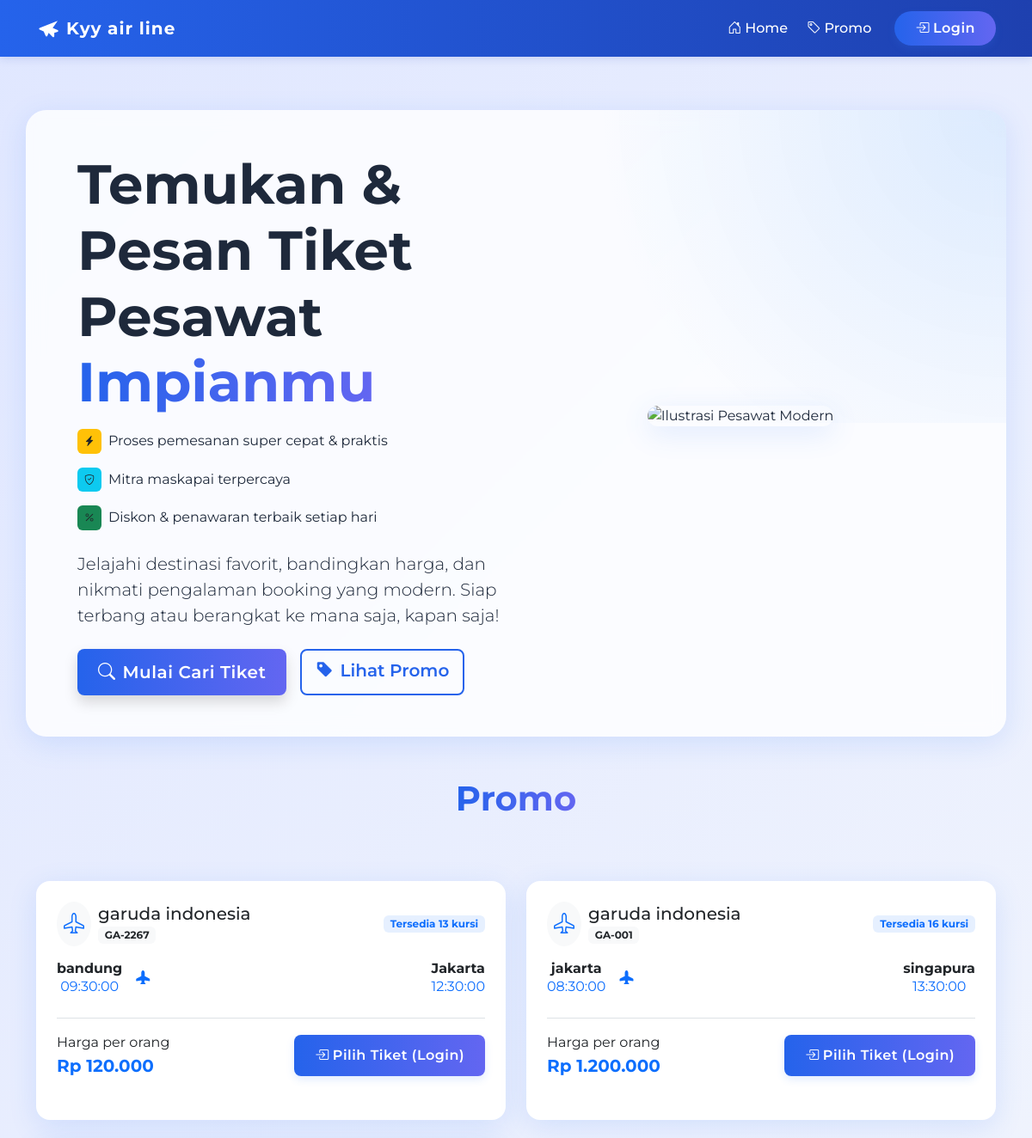
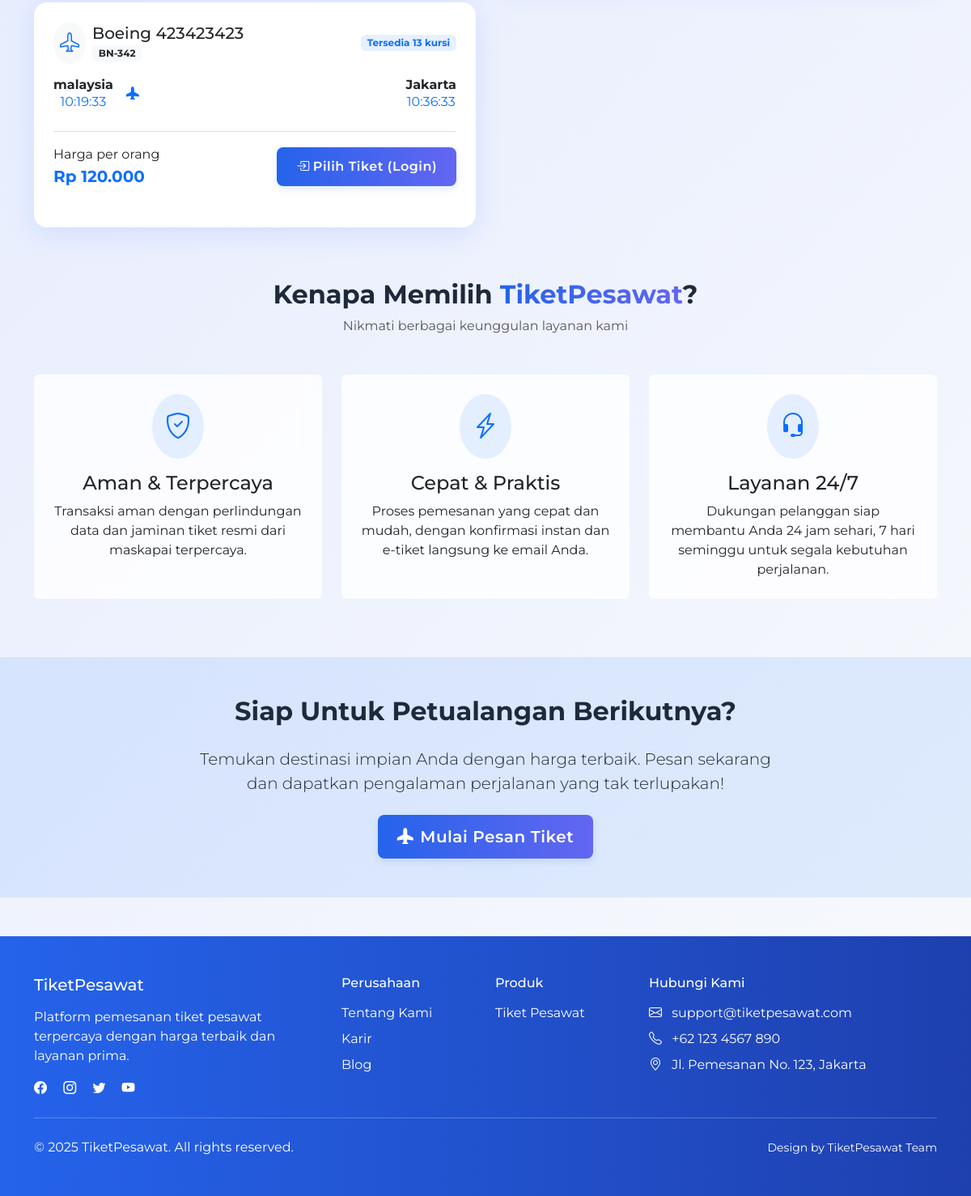
The page / on the database its author committed (2 pictures, top to bottom).
### tables this page shows
CREATE TABLE `pesawat` (
  `id` int NOT NULL,
  `nama` varchar(50) NOT NULL,
  `no_penerbangan` varchar(50) NOT NULL,
  `asal` varchar(50) NOT NULL,
  `tujuan` varchar(50) NOT NULL,
  `waktu_berangkat` time DEFAULT NULL,
  `harga` decimal(12,2) NOT NULL,
  `created_at` timestamp NOT NULL DEFAULT CURRENT_TIMESTAMP,
  `updated_at` timestamp NOT NULL DEFAULT CURRENT_TIMESTAMP,
  `waktu_tiba` time DEFAULT NULL,
  `kursi_tersedia` int NOT NULL
);

### index.php (the view, shortened to what this page needs)
<?php
include "./koneksi.php";
$query = "SELECT * FROM pesawat ORDER BY created_at DESC LIMIT 4";
$result_pesawat = $mysql->query($query)->fetch_all(MYSQLI_ASSOC);
?>
<!DOCTYPE html>
<html lang="id">
<head>
    <link href="https://cdn.jsdelivr.net/npm/bootstrap@5.3.3/dist/css/bootstrap.min.css" rel="stylesheet">
    <link rel="stylesheet" href="https://cdn.jsdelivr.net/npm/bootstrap-icons@1.11.1/font/bootstrap-icons.css">
    <link rel="stylesheet" href="./assets/css/style.css">
    <link rel="stylesheet" href="https://cdnjs.cloudflare.com/ajax/libs/animate.css/4.1.1/animate.min.css" />
</head>
<body>
    <?php
    include "navbar.php";
    ?>
    <section class="hero-section pt-5 mt-5">
        <div class="container">
            <div class="row align-items-center hero-bg p-4 p-md-5">
                <div class="col-lg-6 mb-4 mb-lg-0">
                    <h1 class="display-3 fw-bold mb-3 animate__animated animate__fadeInLeft" style="line-height:1.2;">Temukan & Pesan Tiket Pesawat <span class="text-primary-gradient">Impianmu</span></h1>
                    <ul class="list-unstyled mb-4 animate__animated animate__fadeInLeft animate__delay-1s">
                        <li class="mb-3 d-flex align-items-center">
                            <span class="badge bg-warning text-dark me-2 p-2"><i class="bi bi-lightning-charge-fill"></i></span>
                            <span>Proses pemesanan super cepat & praktis</span>
                        </li>
                        <li class="mb-3 d-flex align-items-center">
                            <span class="badge bg-info text-dark me-2 p-2"><i class="bi bi-shield-check"></i></span>
                            <span>Mitra maskapai terpercaya</span>
                        </li>
                        <li class="mb-3 d-flex align-items-center">
                            <span class="badge bg-success text-dark me-2 p-2"><i class="bi bi-percent"></i></span>
                            <span>Diskon & penawaran terbaik setiap hari</span>
                        </li>
                    </ul>
                    <p class="lead mb-4 animate__animated animate__fadeInLeft animate__delay-2s">Jelajahi destinasi favorit, bandingkan harga, dan nikmati pengalaman booking yang modern. Siap terbang atau berangkat ke mana saja, kapan saja!</p>
                    <div class="d-flex flex-wrap gap-3 animate__animated animate__fadeInUp animate__delay-3s">
                        <a href="./pencarian.php" class="btn btn-primary btn-lg shadow">
                            <i class="bi bi-search me-2"></i>Mulai Cari Tiket
                        </a>
                        <a href="#promo" class="btn btn-outline-primary btn-lg">
                            <i class="bi bi-tag-fill me-2"></i>Lihat Promo
                        </a>
                    </div>
                </div>
                <div class="col-lg-6 text-center">
                    <img src="https://images.unsplash.com/photo-1464037866556-6812c9d1c72e?auto=format&fit=crop&w=600&q=80" alt="Ilustrasi Pesawat Modern" class="img-fluid hero-img mb-3">
                </div>
            </div>
        </div>
    </section>
    <section class="container">
        <div class="search-results">
            <div class="d-flex justify-content-between align-items-center mb-4">
                <h3 class="fw-bold mb-5 mt-5 text-center" style="width: 100%; font-size: 40px;"><span class="text-primary-gradient" id="promo">Promo</span></h3>
            </div>
            <div class="row g-4" data-animate="animate-fade-in">
                <?php
                foreach ($result_pesawat as $pesawat) {
                    $rupiah = "Rp " . number_format($pesawat["harga"], 0, ",", ".");
                ?>
                    <div class="col-md-6" data-animate="animate-fade-in">
                        <div class="result-card card h-100">
                            <div class="card-body p-4">
                                <div class="d-flex justify-content-between align-items-center mb-3">
                                    <div class="d-flex align-items-center">
                                        <div class="airline-logo me-2 rounded-circle bg-light p-2">
                                            <i class="bi bi-airplane text-primary" style="font-size: 1.5rem;"></i>
                                        </div>
                                        <div>
                                            <h5 class="card-title mb-0"><?= $pesawat["nama"] ?></h5>
                                            <span class="badge bg-light text-dark"><?= $pesawat["no_penerbangan"] ?></span>
                                        </div>
                                    </div>
                                    <span class="badge bg-primary bg-opacity-10 text-primary"><?= "Tersedia " . $pesawat["kursi_tersedia"] . " kursi" ?? 'Tidak ada kursi tersedia' ?></span>
                                </div>
                                <div class="flight-route d-flex justify-content-between align-items-center mb-4 position-relative">
                                    <div class="text-center">
                                        <h6 class="fw-bold mb-0"><?= $pesawat["asal"] ?></h6>
                                        <p class="mb-0 text-primary"><?= $pesawat["waktu_berangkat"] ?></p>
                                    </div>
                                    <div class="flight-line position-relative flex-grow-1 mx-3">
                                        <div class="flight-icon">
                                            <i class="bi bi-airplane-fill text-primary"></i>
                                        </div>
                                    </div>
                                    <div class="text-center">
                                        <h6 class="fw-bold mb-0"><?= $pesawat["tujuan"] ?></h6>
                                        <p class="mb-0 text-primary"><?= $pesawat["waktu_tiba"] ?></p>
                                    </div>
                                </div>
                                <div class="d-flex justify-content-between align-items-center mt-3 pt-3 border-top">
                                    <div>
                                        <p class="mb-0">Harga per orang</p>
                                        <p class="card-text fw-bold text-primary mb-0 fs-5"><?= $rupiah ?></p>
                                    </div>
                                    <?php
                                    $isBooking = [];
                                    if (!empty($isBooking)) {
                                    ?>
                                        <button class="btn btn-primary" disabled>
                                            <i class="bi bi-x-circle me-1"></i><?= ucfirst($isBooking[0]["status"]) ?>
                                        </button>
                                    <?php
                                    } elseif ($is_logged_in) {
                                    ?>
                                        <a href="./konfirmasi.php?pesawat=<?= $pesawat["id"] ?>" class="btn btn-primary">
                                            <i class="bi bi-check-circle me-1"></i>Pilih Tiket
                                        </a>
                                    <?php
                                    } else {
                                    ?>
                                        <a href="./login.php" class="btn btn-primary">
                                            <i class="bi bi-box-arrow-in-right me-1"></i>Pilih Tiket (Login)
                                        </a>
                                    <?php
                                    }
                                    ?>
                                </div>
                            </div>
                        </div>
                    </div>
                <?php
                }
                ?>
            </div>
        </div>
    </section>
    <section class="container py-5 mt-3">
        <div class="text-center mb-5 animate__animated animate__fadeIn">
            <h2 class="fw-bold">Kenapa Memilih <span class="text-primary-gradient">TiketPesawat</span>?</h2>
            <p class="text-muted">Nikmati berbagai keunggulan layanan kami</p>
        </div>
        <div class="row g-4">
            <div class="col-md-4" data-animate="animate-fade-in" data-delay="delay-100">
                <div class="card h-100 border-0 bg-glass hover-lift">
                    <div class="card-body text-center p-4">
                        <div class="rounded-circle bg-primary bg-opacity-10 p-3 d-inline-flex mb-3">
                            <i class="bi bi-shield-check text-primary" style="font-size: 2rem;"></i>
                        </div>
                        <h4 class="card-title">Aman & Terpercaya</h4>
                        <p class="card-text">Transaksi aman dengan perlindungan data dan jaminan tiket resmi dari maskapai terpercaya.</p>
                    </div>
                </div>
            </div>
            <div class="col-md-4" data-animate="animate-fade-in" data-delay="delay-200">
                <div class="card h-100 border-0 bg-glass hover-lift">
                    <div class="card-body text-center p-4">
                        <div class="rounded-circle bg-primary bg-opacity-10 p-3 d-inline-flex mb-3">
                            <i class="bi bi-lightning-charge text-primary" style="font-size: 2rem;"></i>
                        </div>
                        <h4 class="card-title">Cepat & Praktis</h4>
                        <p class="card-text">Proses pemesanan yang cepat dan mudah, dengan konfirmasi instan dan e-tiket langsung ke email Anda.</p>
                    </div>
                </div>
            </div>
            <div class="col-md-4" data-animate="animate-fade-in" data-delay="delay-300">
                <div class="card h-100 border-0 bg-glass hover-lift">
                    <div class="card-body text-center p-4">
                        <div class="rounded-circle bg-primary bg-opacity-10 p-3 d-inline-flex mb-3">
                            <i class="bi bi-headset text-primary" style="font-size: 2rem;"></i>
                        </div>
                        <h4 class="card-title">Layanan 24/7</h4>
                        <p class="card-text">Dukungan pelanggan siap membantu Anda 24 jam sehari, 7 hari seminggu untuk segala kebutuhan perjalanan.</p>
                    </div>
                </div>
            </div>
        </div>
    </section>
    <section class="py-5 bg-primary bg-opacity-10 mt-4">
        <div class="container">
            <div class="row align-items-center">
                <div class="col-lg-8 mx-auto text-center">
                    <h2 class="fw-bold mb-4 animate__animated animate__fadeIn">Siap Untuk Petualangan Berikutnya?</h2>
                    <p class="lead mb-4 animate__animated animate__fadeIn animate__delay-1s">Temukan destinasi impian Anda dengan harga terbaik. Pesan sekarang dan dapatkan pengalaman perjalanan yang tak terlupakan!</p>
                    <a href="./pencarian.php" class="btn btn-primary btn-lg animate__animated animate__fadeIn animate__delay-2s">
                        <i class="bi bi-airplane-fill me-2"></i>Mulai Pesan Tiket
                    </a>
                </div>
            </div>
        </div>
    </section>
    <footer class="footer text-white text-center py-5 mt-5">
        <div class="container">
            <div class="row">
                <div class="col-md-4 mb-4 mb-md-0 text-md-start">
                    <h5 class="mb-3">TiketPesawat</h5>
                    <p class="mb-0">Platform pemesanan tiket pesawat terpercaya dengan harga terbaik dan layanan prima.</p>
                    <div class="mt-3">
                        <a href="#" class="text-white me-3"><i class="bi bi-facebook"></i></a>
                        <a href="#" class="text-white me-3"><i class="bi bi-instagram"></i></a>
                        <a href="#" class="text-white me-3"><i class="bi bi-twitter"></i></a>
                        <a href="#" class="text-white"><i class="bi bi-youtube"></i></a>
                    </div>
                </div>
                <div class="col-md-2 mb-4 mb-md-0 text-md-start">
                    <h6 class="mb-3">Perusahaan</h6>
                    <ul class="list-unstyled">
                        <li class="mb-2"><a href="#" class="text-white">Tentang Kami</a></li>
                        <li class="mb-2"><a href="#" class="text-white">Karir</a></li>
                        <li class="mb-2"><a href="#" class="text-white">Blog</a></li>
                    </ul>
                </div>
                <div class="col-md-2 mb-4 mb-md-0 text-md-start">
                    <h6 class="mb-3">Produk</h6>
                    <ul class="list-unstyled">
                        <li class="mb-2"><a href="#" class="text-white">Tiket Pesawat</a></li>
                    </ul>
                </div>
                <div class="col-md-4 text-md-start">
                    <h6 class="mb-3">Hubungi Kami</h6>
                    <ul class="list-unstyled">
                        <li class="mb-2"><i class="bi bi-envelope me-2"></i> support@tiketpesawat.com</li>
                        <li class="mb-2"><i class="bi bi-telephone me-2"></i> +62 123 4567 890</li>
                        <li class="mb-2"><i class="bi bi-geo-alt me-2"></i> Jl. Pemesanan No. 123, Jakarta</li>
                    </ul>
                </div>
            </div>
            <hr class="my-4 bg-white">
            <div class="row">
                <div class="col-md-6 text-md-start">
                    <p class="mb-0">&copy; 2025 TiketPesawat. All rights reserved.</p>
                </div>
                <div class="col-md-6 text-md-end">
                    <small>Design by TiketPesawat Team</small>
                </div>
            </div>
        </div>
    </footer>
</body>
</html>

### rows shown on the page
pesawat: nama "garuda indonesia", no_penerbangan "GA-2267", kursi_tersedia "Tersedia 13 kursi", asal "bandung", waktu_berangkat "09:30:00", tujuan "Jakarta", waktu_tiba "12:30:00", harga "Rp 120.000"
pesawat: nama "garuda indonesia", no_penerbangan "GA-001", kursi_tersedia "Tersedia 16 kursi", asal "jakarta", waktu_berangkat "08:30:00", tujuan "singapura", waktu_tiba "13:30:00", harga "Rp 1.200.000"
pesawat: nama "Boeing 423423423", no_penerbangan "BN-342", kursi_tersedia "Tersedia 13 kursi", asal "malaysia", waktu_berangkat "10:19:33", tujuan "Jakarta", waktu_tiba "10:36:33", harga "Rp 120.000"
